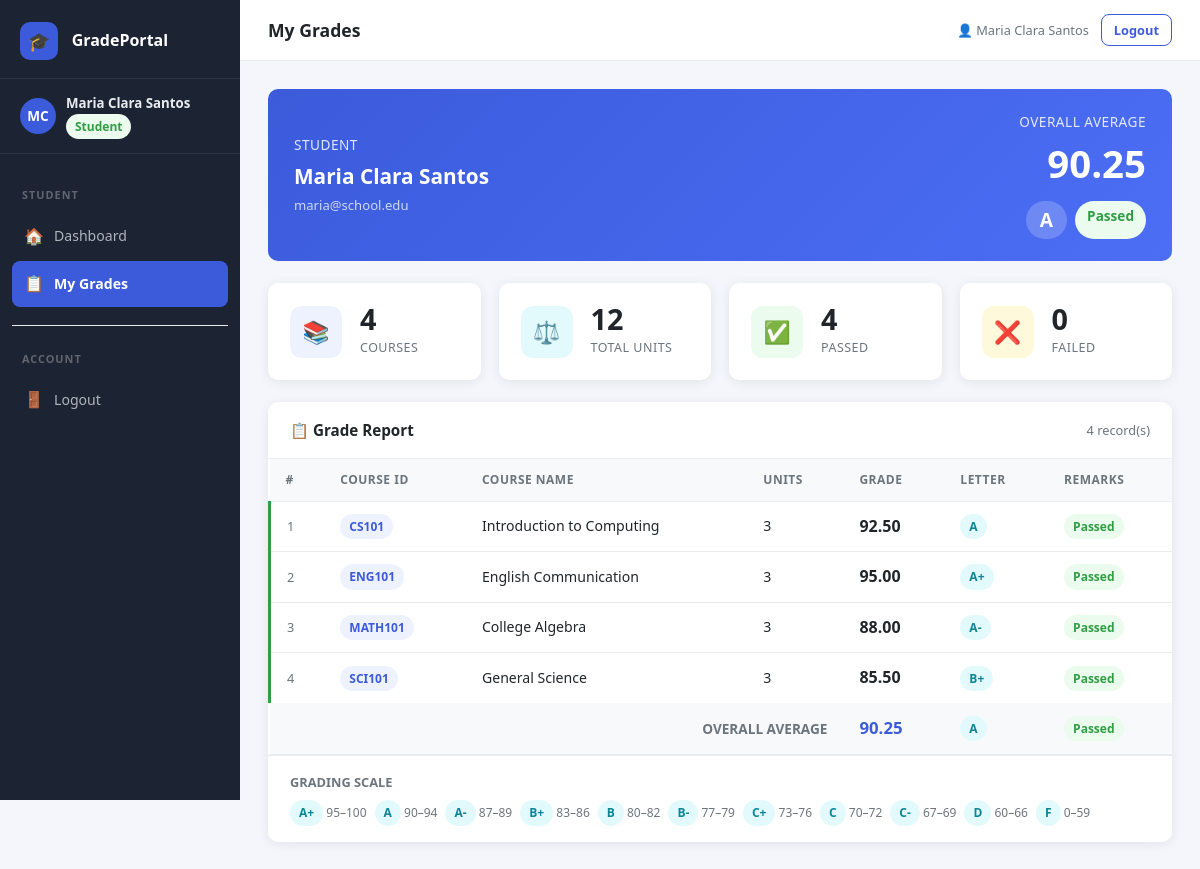
/views/student/grades.php (signed in), run on the app's committed database.
### tables this page shows
CREATE TABLE IF NOT EXISTS grades (
    id         INT AUTO_INCREMENT PRIMARY KEY,
    student_id INT NOT NULL,
    course_id  INT NOT NULL,
    grade      DECIMAL(5,2) NOT NULL,
    created_at TIMESTAMP DEFAULT CURRENT_TIMESTAMP,
    updated_at TIMESTAMP DEFAULT CURRENT_TIMESTAMP ON UPDATE CURRENT_TIMESTAMP,
    FOREIGN KEY (student_id) REFERENCES students(id) ON DELETE CASCADE,
    FOREIGN KEY (course_id)  REFERENCES courses(id)  ON DELETE CASCADE,
    UNIQUE KEY unique_grade (student_id, course_id)
);

CREATE TABLE IF NOT EXISTS courses (
    id          INT AUTO_INCREMENT PRIMARY KEY,
    course_id   VARCHAR(20) UNIQUE NOT NULL,
    course_name VARCHAR(150) NOT NULL,
    units       TINYINT DEFAULT 3,
    created_at  TIMESTAMP DEFAULT CURRENT_TIMESTAMP
);

### config/app.php (called while the page is built, shortened)
<?php
function e(string $val): string { return htmlspecialchars($val, ENT_QUOTES, 'UTF-8'); }
function letterGrade(float $g): string {
    if ($g >= 95) return 'A+'; if ($g >= 90) return 'A';  if ($g >= 87) return 'A-';
    if ($g >= 83) return 'B+'; if ($g >= 80) return 'B';  if ($g >= 77) return 'B-';
    return 'F';
}
function remarks(float $g): string { return $g >= 60 ? 'Passed' : 'Failed'; }

### models/Grade.php (called while the page is built, shortened)
<?php
require_once BASE_PATH . '/config/database.php';
class Grade {
    private PDO $db;
    public function __construct() {
        $this->db = getDB();
    }
    public function getByStudentId(int $studentId): array {
        $stmt = $this->db->prepare(
            "SELECT g.id, g.grade, c.course_id, c.course_name, c.units
             FROM grades g
             JOIN courses c ON g.course_id = c.id
             WHERE g.student_id = ?
             ORDER BY c.course_id"
        );
        $stmt->execute([$studentId]);
        return $stmt->fetchAll();
    }
    public function getStudentRecordId(int $userId): int|false {
        $stmt = $this->db->prepare("SELECT id FROM students WHERE user_id = ?");
        $stmt->execute([$userId]);
        return $stmt->fetchColumn();
    }
    public function getAverage(int $studentId): float {
        $stmt = $this->db->prepare(
            "SELECT AVG(grade) FROM grades WHERE student_id = ?"
        );
        $stmt->execute([$studentId]);
        return (float) $stmt->fetchColumn();
    }
}

### config/database.php (called while the page is built, shortened)
<?php
function getDB(): PDO {
    static $pdo = null;
    if ($pdo === null) {
        $dsn = "mysql:host=" . DB_HOST . ";dbname=" . DB_NAME . ";charset=" . DB_CHARSET;
        try {
            $pdo = new PDO($dsn, DB_USER, DB_PASS, [
                PDO::ATTR_ERRMODE            => PDO::ERRMODE_EXCEPTION,
                PDO::ATTR_DEFAULT_FETCH_MODE => PDO::FETCH_ASSOC,
                PDO::ATTR_EMULATE_PREPARES   => false,
            ]);
        } catch (PDOException $e) {
            die('<div style="font-family:sans-serif;padding:20px;color:red;">
                  <h2>Database Connection Failed</h2>
                  <p>' . htmlspecialchars($e->getMessage()) . '</p>
                  <p>Please check your <code>config/database.php</code> settings.</p>
                 </div>');
        }
    }
    return $pdo;
}

### views/student/grades.php (the view, shortened to what this page needs)
<?php
require_once dirname(__DIR__, 2) . '/config/app.php';
require_once BASE_PATH . '/models/Grade.php';
$gradeModel = new Grade();
$studentId  = $gradeModel->getStudentRecordId($_SESSION['user_id']);
$grades     = $studentId ? $gradeModel->getByStudentId($studentId) : [];
$average    = $studentId ? $gradeModel->getAverage($studentId)     : 0;
$letter     = $average > 0 ? letterGrade($average) : '—';
$remark     = $average > 0 ? remarks($average) : '—';
$totalUnits = array_sum(array_column($grades, 'units'));
$passed     = count(array_filter($grades, fn($g) => (float)$g['grade'] >= 60));
$failed     = count($grades) - $passed;
include BASE_PATH . '/views/layouts/header.php';
?>
<div class="avg-banner">
    <div>
        <div class="avg-label">Student</div>
        <div style="font-size:1.3rem;font-weight:700;margin-top:4px"><?= e($_SESSION['name']) ?></div>
        <div style="opacity:0.75;font-size:0.82rem;margin-top:2px"><?= e($_SESSION['email']) ?></div>
    </div>
    <div style="text-align:right;">
        <div class="avg-label">Overall Average</div>
        <div class="avg-value"><?= $average > 0 ? number_format($average, 2) : '—' ?></div>
        <div style="display:flex;gap:8px;justify-content:flex-end;margin-top:6px;flex-wrap:wrap;">
            <span class="avg-letter"><?= $letter ?></span>
            <?php if ($average > 0): ?>
            <span class="badge <?= $average >= 60 ? 'badge-pass' : 'badge-fail' ?>" style="font-size:0.85rem;padding:4px 12px;">
                <?= $remark ?>
            </span>
            <?php endif; ?>
        </div>
    </div>
</div>
<div class="stat-grid" style="margin-bottom:22px;">
    <div class="stat-card">
        <div class="stat-icon blue">📚</div>
        <div><div class="stat-value"><?= count($grades) ?></div><div class="stat-label">Courses</div></div>
    </div>
    <div class="stat-card">
        <div class="stat-icon teal">⚖️</div>
        <div><div class="stat-value"><?= $totalUnits ?></div><div class="stat-label">Total Units</div></div>
    </div>
    <div class="stat-card">
        <div class="stat-icon green">✅</div>
        <div><div class="stat-value"><?= $passed ?></div><div class="stat-label">Passed</div></div>
    </div>
    <div class="stat-card">
        <div class="stat-icon orange">❌</div>
        <div><div class="stat-value"><?= $failed ?></div><div class="stat-label">Failed</div></div>
    </div>
</div>
<div class="card">
    <div class="card-header">
        <h2>📋 Grade Report</h2>
        <?php if (count($grades)): ?>
        <span class="small text-muted"><?= count($grades) ?> record(s)</span>
        <?php endif; ?>
    </div>
    <div class="card-body no-pad">
        <?php if (empty($grades)): ?>
            <div class="empty-state">
                <div class="empty-icon">📋</div>
                <p>No grades have been posted for you yet.<br>Please check back later or contact your instructor.</p>
            </div>
        <?php else: ?>
        <div class="table-wrap">
            <table>
                <thead>
                    <tr>
                        <th>#</th>
                        <th>Course ID</th>
                        <th>Course Name</th>
                        <th>Units</th>
                        <th>Grade</th>
                        <th>Letter</th>
                        <th>Remarks</th>
                    </tr>
                </thead>
                <tbody>
                    <?php foreach ($grades as $i => $g):
                        $g_num  = (float)$g['grade'];
                        $pass   = $g_num >= 60;
                    ?>
                    <tr class="<?= $pass ? 'grade-row-pass' : 'grade-row-fail' ?>">
                        <td class="text-muted small"><?= $i + 1 ?></td>
                        <td><span class="badge badge-grade"><?= e($g['course_id']) ?></span></td>
                        <td><?= e($g['course_name']) ?></td>
                        <td><?= $g['units'] ?></td>
                        <td class="fw-bold" style="font-size:1rem;">
                            <?= number_format($g_num, 2) ?>
                        </td>
                        <td><span class="badge badge-info"><?= letterGrade($g_num) ?></span></td>
                        <td>
                            <span class="badge <?= $pass ? 'badge-pass' : 'badge-fail' ?>">
                                <?= remarks($g_num) ?>
                            </span>
                        </td>
                    </tr>
                    <?php endforeach; ?>
                </tbody>
                <tfoot>
                    <tr style="background:#f8f9fa;font-weight:700;">
                        <td colspan="4" style="padding:12px 16px;text-align:right;color:var(--text-muted);font-size:0.85rem;">
                            OVERALL AVERAGE
                        </td>
                        <td style="padding:12px 16px;font-size:1.05rem;color:var(--primary);">
                            <?= number_format($average, 2) ?>
                        </td>
                        <td><span class="badge badge-info"><?= $letter ?></span></td>
                        <td>
                            <span class="badge <?= $average >= 60 ? 'badge-pass' : 'badge-fail' ?>">
                                <?= $remark ?>
                            </span>
                        </td>
                    </tr>
                </tfoot>
            </table>
        </div>
        <div style="padding:16px 22px;border-top:1px solid var(--border);">
            <p class="small text-muted fw-bold" style="margin-bottom:8px;">GRADING SCALE</p>
            <div style="display:flex;gap:8px;flex-wrap:wrap;">
                <?php
                $scale = [
                    ['A+','95–100','pass'],['A','90–94','pass'],['A-','87–89','pass'],
                    ['B+','83–86','pass'],['B','80–82','pass'],['B-','77–79','pass'],
                    ['C+','73–76','pass'],['C','70–72','pass'],['C-','67–69','pass'],
                    ['D','60–66','pass'],['F','0–59','fail'],
                ];
                foreach ($scale as [$l, $r, $t]): ?>
                <span style="font-size:0.75rem;white-space:nowrap;">
                    <span class="badge badge-info"><?= $l ?></span>
                    <span class="text-muted"><?= $r ?></span>
                </span>
                <?php endforeach; ?>
            </div>
        </div>
        <?php endif; ?>
    </div>
</div>
<?php include BASE_PATH . '/views/layouts/footer.php'; ?>

### assets/css/style.css (style rules this page uses)
:root { --primary: #3b5bdb; --primary-dark: #2f4ac0; --primary-light:#eef2ff; --secondary: #495057; --success: #2f9e44; --success-bg: #ebfbee; --danger: #c92a2a; --danger-bg: #fff5f5; --warning: #e67700; --warning-bg: #fff9db; --info: #0c8599; --info-bg: #e3fafc; --sidebar-w: 240px; --sidebar-bg: #1c2333; --sidebar-text: #adb5bd; --sidebar-active: #3b5bdb; --bg: #f4f6fb; --card-bg: #ffffff; --border: #e9ecef; --text: #212529; --text-muted: #6c757d; --radius: 10px; --shadow: 0 2px 12px rgba(0,0,0,0.08); --shadow-lg: 0 8px 30px rgba(0,0,0,0.12); }
*, *::before, *::after { box-sizing: border-box; margin: 0; padding: 0; }
body { font-family: 'Segoe UI', system-ui, -apple-system, sans-serif; background: var(--bg); color: var(--text); font-size: 14px; line-height: 1.6; }
.card { background: var(--card-bg); border-radius: var(--radius); box-shadow: var(--shadow); margin-bottom: 22px; }
.card-header { padding: 16px 22px; border-bottom: 1px solid var(--border); display: flex; align-items: center; justify-content: space-between; gap: 12px; flex-wrap: wrap; }
.card-header h2 { font-size: 0.95rem; font-weight: 700; color: var(--text); }
.card-body { padding: 22px; }
.card-body.no-pad { padding: 0; }
.stat-grid { display: grid; grid-template-columns: repeat(auto-fit, minmax(180px, 1fr)); gap: 18px; margin-bottom: 24px; }
.stat-card { background: var(--card-bg); border-radius: var(--radius); padding: 22px; box-shadow: var(--shadow); display: flex; align-items: center; gap: 18px; }
.stat-card .stat-icon { width: 52px; height: 52px; border-radius: 12px; display: flex; align-items: center; justify-content: center; font-size: 22px; flex-shrink: 0; }
.stat-card .stat-icon.blue { background: var(--primary-light); }
.stat-card .stat-icon.green { background: var(--success-bg); }
.stat-card .stat-icon.orange { background: var(--warning-bg); }
.stat-card .stat-icon.teal { background: var(--info-bg); }
.stat-card .stat-value { font-size: 1.8rem; font-weight: 700; color: var(--text); line-height: 1; }
.stat-card .stat-label { font-size: 0.78rem; color: var(--text-muted); margin-top: 4px; text-transform: uppercase; letter-spacing: 0.5px; }
.table-wrap { overflow-x: auto; }
table { width: 100%; border-collapse: collapse; font-size: 0.88rem; }
thead tr { background: #f8f9fa; }
th { padding: 11px 16px; text-align: left; font-size: 0.75rem; font-weight: 700; text-transform: uppercase; letter-spacing: 0.5px; color: var(--text-muted); border-bottom: 1.5px solid var(--border); white-space: nowrap; }
td { padding: 12px 16px; border-bottom: 1px solid var(--border); color: var(--text); vertical-align: middle; }
tbody tr:last-child td { border-bottom: none; }
.badge { display: inline-block; padding: 3px 9px; border-radius: 20px; font-size: 0.75rem; font-weight: 700; white-space: nowrap; }
.badge-pass { background: var(--success-bg); color: var(--success); }
.badge-grade { background: var(--primary-light); color: var(--primary); }
.badge-info { background: var(--info-bg); color: var(--info); }
.grade-row-pass td:first-child { border-left: 3px solid var(--success); }
.avg-banner { background: linear-gradient(135deg, var(--primary) 0%, #4c6ef5 100%); color: #fff; border-radius: var(--radius); padding: 22px 26px; display: flex; align-items: center; justify-content: space-between; margin-bottom: 22px; flex-wrap: wrap; gap: 14px; }
.avg-banner .avg-label { font-size: 0.85rem; opacity: 0.85; text-transform: uppercase; letter-spacing: 0.5px; }
.avg-banner .avg-value { font-size: 2.4rem; font-weight: 700; }
.avg-banner .avg-letter { font-size: 1.2rem; font-weight: 700; background: rgba(255,255,255,0.2); padding: 4px 14px; border-radius: 20px; }
.text-muted { color: var(--text-muted); }
.fw-bold { font-weight: 700; }
.small { font-size: 0.8rem; }

### data on the page
grades: course.course_id "CS101", course.course_name "Introduction to Computing", course.units "3", grade "92.50", grade "A", grade "Passed"
grades: course.course_id "ENG101", course.course_name "English Communication", course.units "3", grade "95.00", grade "A+", grade "Passed"
grades: course.course_id "MATH101", course.course_name "College Algebra", course.units "3", grade "88.00", grade "A-", grade "Passed"
grades: course.course_id "SCI101", course.course_name "General Science", course.units "3", grade "85.50", grade "B+", grade "Passed"

### other printed values
APP_NAME "GradePortal"
$initials "MC"
$name "Maria Clara Santos"
$role "Student"
$pageTitle "My Grades"
$_SESSION['name'] "Maria Clara Santos"
$_SESSION['email'] "maria@school.edu"
$average "90.25"
$letter "A"
$remark "Passed"
count($grades) "4"
$totalUnits "12"
$passed "4"
$failed "0"
$l "A+"
